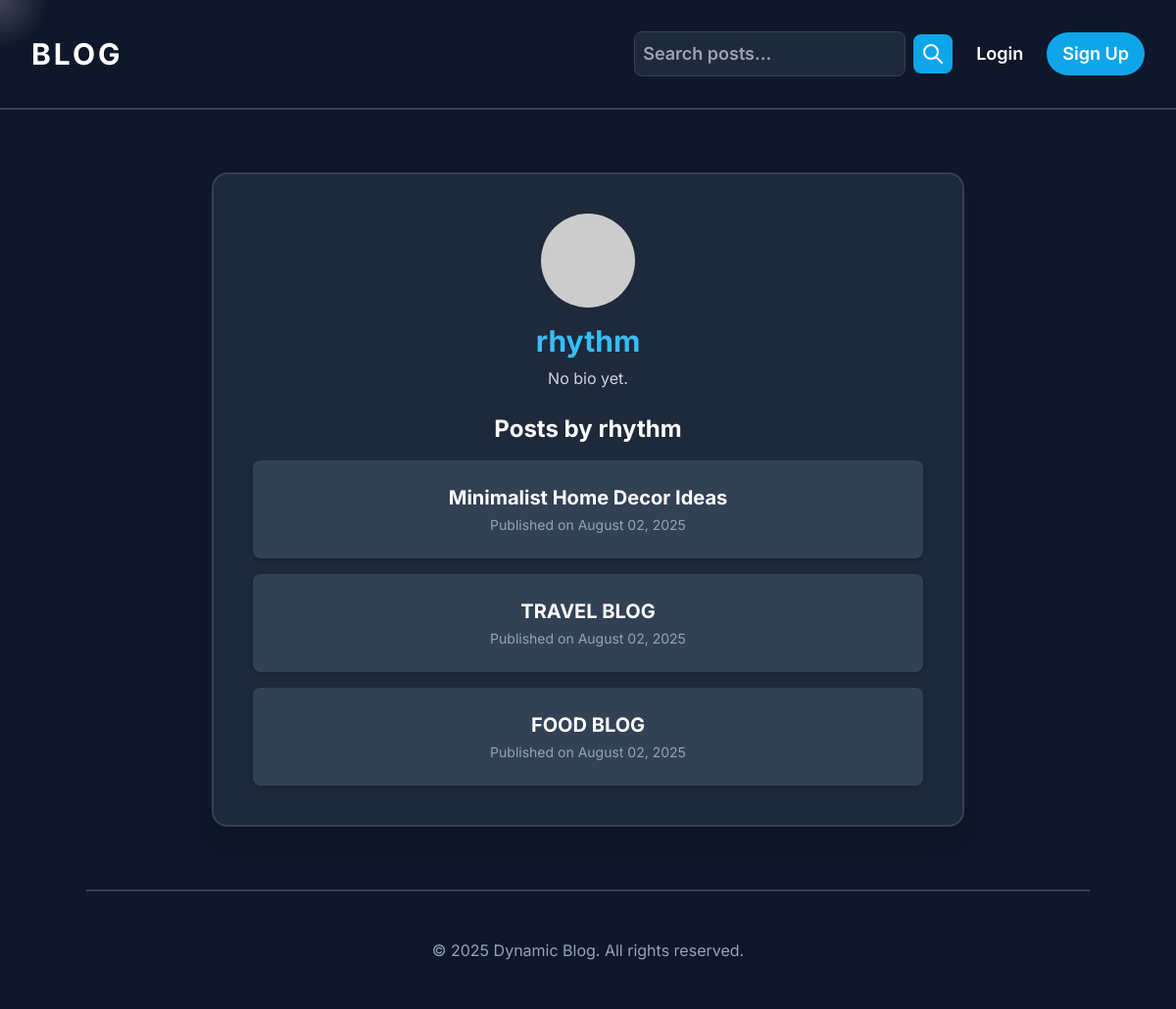
Page /profile/rhythm on the committed database.
### app.py (models this page shows, shortened)
class User(UserMixin, db.Model):
    id = db.Column(db.Integer, primary_key=True)
    username = db.Column(db.String(20), unique=True, nullable=False)
    email = db.Column(db.String(120), unique=True, nullable=False)
    password_hash = db.Column(db.String(128))
    bio = db.Column(db.Text, default='No bio yet.')
    profile_image = db.Column(db.String(200), default='https://placehold.co/100x100/slate-700/white?text=Profile')
    posts = db.relationship('Post', backref='author', lazy=True)

class Post(db.Model):
    id = db.Column(db.Integer, primary_key=True)
    title = db.Column(db.String(100), nullable=False)
    content = db.Column(db.Text, nullable=False)
    date_posted = db.Column(db.DateTime, nullable=False, default=datetime.utcnow)
    tags = db.Column(db.String(100), default='')
    thumbnail = db.Column(db.String(200), default='https://placehold.co/600x400/slate-700/white?text=Thumbnail')
    user_id = db.Column(db.Integer, db.ForeignKey('user.id'), nullable=False)

### app.py (the view)
@app.route('/profile/<username>')
def profile(username):
    user = User.query.filter_by(username=username).first_or_404()
    posts = Post.query.filter_by(author=user).order_by(Post.date_posted.desc()).all()
    return render_template('profile.html', user=user, posts=posts)

### templates/profile.html (shortened to what this page needs)
{% extends 'base.html' %}
{% block content %}
<section class="container mx-auto px-6 md:px-8 py-16 animated-section">
    <div class="bg-slate-800 p-10 rounded-2xl shadow-xl w-full max-w-3xl mx-auto border-2 border-slate-700 text-center">
        <img src="{{ user.profile_image }}" alt="Profile picture" class="rounded-full w-24 h-24 mx-auto mb-4 object-cover">
        <h2 class="text-3xl font-bold text-sky-400 mb-2">{{ user.username }}</h2>
        <p class="text-slate-300 mb-6">{{ user.bio }}</p>
        <h3 class="text-2xl font-bold mb-4">Posts by {{ user.username }}</h3>
        <div class="grid grid-cols-1 gap-4">
            {% for post in posts %}
            <a href="{{ url_for('view_post', post_id=post.id) }}" class="block bg-slate-700 p-6 rounded-lg shadow-md
                        transform transition-transform duration-300 hover:scale-105 hover:bg-slate-600 group">
                <h4 class="text-xl font-bold text-white group-hover:underline">{{ post.title }}</h4>
                <p class="text-sm text-slate-400 mt-1">Published on {{ post.date_posted.strftime('%B %d, %Y') }}</p>
            </a>
            {% else %}
            <p class="text-center text-xl text-slate-400">No posts found.</p>
            {% endfor %}
        </div>
    </div>
</section>
{% endblock %}

### templates/base.html (shortened to what this page needs)
<!DOCTYPE html>
<html lang="en">
<head>
    <script src="https://cdn.tailwindcss.com"></script>
</head>
<body class="bg-slate-900 text-white min-h-screen">
    <div id="gradient-follower" class="gradient-follower"></div>
    <nav class="p-6 md:p-8 flex items-center justify-between border-b-2 border-slate-700 animated-section">
        <a href="{{ url_for('index') }}" class="text-2xl md:text-3xl font-bold text-white tracking-widest">
            BLOG
        </a>
        <div class="hidden md:flex space-x-6 text-lg font-semibold items-center">
            <form action="{{ url_for('search') }}" method="get" class="flex items-center space-x-2">
                <input type="text" name="q" placeholder="Search posts..." class="p-2 rounded-lg bg-slate-800 text-white border border-slate-700 focus:outline-none focus:ring-2 focus:ring-sky-400">
                <button type="submit" class="p-2 rounded-lg bg-sky-500 hover:bg-sky-600 transition-colors duration-300">
                    <svg xmlns="http://www.w3.org/2000/svg" class="h-6 w-6" fill="none" viewBox="0 0 24 24" stroke="currentColor">
                        <path stroke-linecap="round" stroke-linejoin="round" stroke-width="2" d="M21 21l-6-6m2-5a7 7 0 11-14 0 7 7 0 0114 0z" />
                    </svg>
                </button>
            </form>
            {% if current_user.is_authenticated %}
                <a href="{{ url_for('create_post') }}" class="hover:text-sky-400 transition-colors duration-300">Create Post</a>
                <a href="{{ url_for('profile', username=current_user.username) }}" class="hover:text-sky-400 transition-colors duration-300">Profile</a>
                <a href="{{ url_for('logout') }}" class="bg-sky-500 text-white px-4 py-2 rounded-full hover:bg-sky-600 transition-colors duration-300">Logout</a>
            {% else %}
                <a href="{{ url_for('login') }}" class="hover:text-sky-400 transition-colors duration-300">Login</a>
                <a href="{{ url_for('signup') }}" class="bg-sky-500 text-white px-4 py-2 rounded-full hover:bg-sky-600 transition-colors duration-300">Sign Up</a>
            {% endif %}
        </div>
    </nav>
    <main>
        {% block content %}{% endblock %}
    </main>
    <footer class="container mx-auto px-6 md:px-8 py-12 text-center text-slate-400 border-t-2 border-slate-700 animated-section" style="animation-delay: 0.8s;">
        <p>&copy; 2025 Dynamic Blog. All rights reserved.</p>
    </footer>
</body>
</html>

### templates/base.html (style rules this page uses)
body { font-family: 'Inter', sans-serif; cursor: none; overflow-x: hidden; }
.animated-section { opacity: 0; animation: fadeIn 1s ease-out forwards; animation-play-state: paused; }
.gradient-follower { position: fixed; width: 100px; height: 100px; background: radial-gradient(circle, rgba(255, 255, 255, 0.2) 0%, rgba(255, 255, 255, 0) 70%); border-radius: 50%; pointer-events: none; transform: translate(-50%, -50%); z-index: 10; transition: transform 0.1s ease-out; }

### rows in the picture
User: username "rhythm", bio "No bio yet."
Post: title "Minimalist Home Decor Ideas", date_posted "August 02, 2025"
Post: title "TRAVEL BLOG", date_posted "August 02, 2025"
Post: title "FOOD BLOG", date_posted "August 02, 2025"
